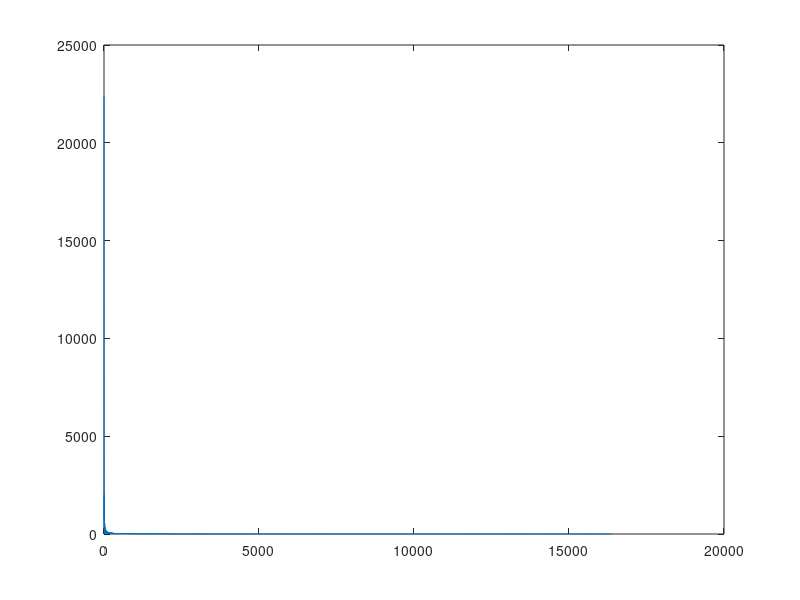

Recreate this plot in MATLAB.
raw_row = csvread("Motor_no_loss.csv");
readings_as_column = transpose(raw_row);
disp(max(readings_as_column))
[number_of_readings, no_] = size(readings_as_column);

nyquist_sampling_frequency = 400;
sampling_frequency = 1666;
nyquist_time_period = 1/nyquist_sampling_frequency;

time_period = 1/sampling_frequency;
total_time = (number_of_readings - 1) * time_period;

dt = 0:time_period:2-nyquist_time_period;


nfft2 = 2^nextpow2(number_of_readings);
ff = fft(raw_row, nfft2);

%Plot time domain signal
tim_dom = [0:time_period:total_time];
plot(readings_as_column);

% Final Fourier transform
fff = ff(1:nfft2/2);
plot(abs(fff));
